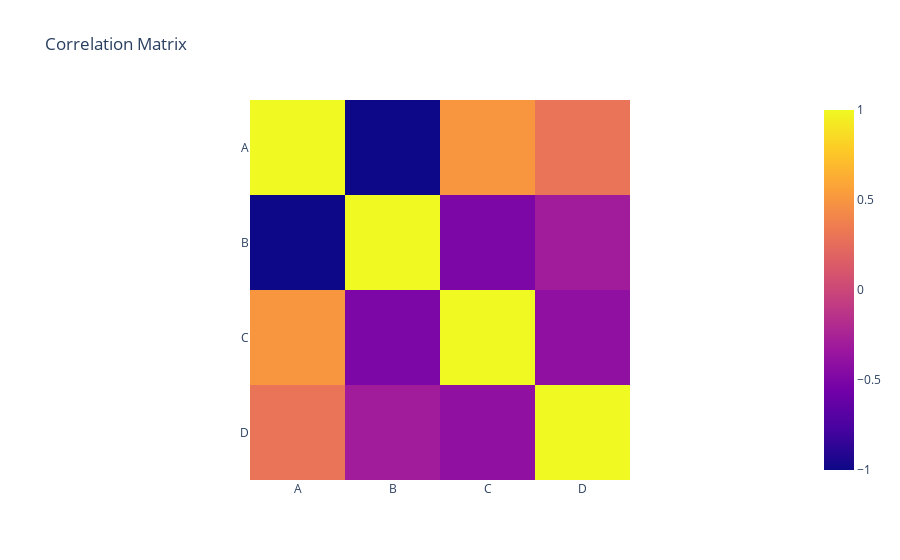

The cell this chart's notebook holds for it:
### Code cell
# heatmap
fig = px.imshow(corr_matrix, title='Correlation Matrix', y = corr_matrix.index, x = corr_matrix.columns)
fig.show()

### Figure 1 — Plotly figure (JSON) as saved in the notebook; plotly's stock layout.template omitted (floating-point values rounded to 4 significant figures)
{"data": [{"coloraxis": "coloraxis", "hovertemplate": "x: %{x}<br>y: %{y}<br>color: %{z}<extra></extra>", "name": "0", "type": "heatmap", "x": ["A", "B", "C", "D"], "xaxis": "x", "y": ["A", "B", "C", "D"], "yaxis": "y", "z": [[1.0, -1.0, 0.5, 0.3], [-1.0, 1.0, -0.5, -0.3], [0.5, -0.5, 1.0, -0.4], [0.3, -0.3, -0.4, 1.0]]}], "layout": {"coloraxis": {"colorscale": [[0, "#0d0887"], [0.1111, "#46039f"], [0.2222, "#7201a8"], [0.3333, "#9c179e"], [0.4444, "#bd3786"], [0.5556, "#d8576b"], [0.6667, "#ed7953"], [0.7778, "#fb9f3a"], [0.8889, "#fdca26"], [1, "#f0f921"]]}, "title": {"text": "Correlation Matrix"}, "xaxis": {"anchor": "y", "constrain": "domain", "domain": [0, 1], "scaleanchor": "y"}, "yaxis": {"anchor": "x", "autorange": "reversed", "constrain": "domain", "domain": [0, 1]}}}
